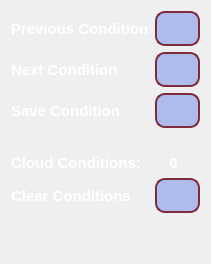
      <widget class="QWidget" name="page_2">
       <layout class="QVBoxLayout" name="verticalLayout_7">
        <item>
         <layout class="QHBoxLayout" name="horizontalLayout_16">
          <property name="topMargin">
           <number>0</number>
          </property>
          <item>
           <widget class="QLabel" name="label_5">
            <property name="styleSheet">
             <string notr="true">font-family: &quot;Comic Sans MS&quot;;
font: bold 15px;
color: white;</string>
            </property>
            <property name="text">
             <string>Previous Condition</string>
            </property>
           </widget>
          </item>
          <item>
           <widget class="QToolButton" name="toolButton_prev_condition">
            <property name="minimumSize">
             <size>
              <width>45</width>
              <height>35</height>
             </size>
            </property>
            <property name="maximumSize">
             <size>
              <width>45</width>
              <height>35</height>
             </size>
            </property>
            <property name="cursor">
             <cursorShape>PointingHandCursor</cursorShape>
            </property>
            <property name="styleSheet">
             <string notr="true">QToolButton {
border-radius: 10px;
border: 2px solid rgb(126, 44, 61); 
background-color: rgba(166, 182, 233, 232);
}
QToolButton:pressed {
    background-color: qlineargradient(x1: 0, y1: 0, x2: 0, y2: 1,
                                      stop: 0 #BEBEBE, stop: 1 #D7D7D7);
}
QToolButton:hover {
	border: 2px solid black;
}</string>
            </property>
            <property name="text">
             <string/>
            </property>
            <property name="icon">
             <iconset resource="../icons.qrc">
              <normaloff>:/icons_ui/previous.png</normaloff>:/icons_ui/previous.png</iconset>
            </property>
            <property name="iconSize">
             <size>
              <width>27</width>
              <height>27</height>
             </size>
            </property>
           </widget>
          </item>
         </layout>
        </item>
        <item>
         <layout class="QHBoxLayout" name="horizontalLayout_22">
          <property name="topMargin">
           <number>0</number>
          </property>
          <item>
           <widget class="QLabel" name="label_9">
            <property name="styleSheet">
             <string notr="true">font-family: &quot;Comic Sans MS&quot;;
font: bold 15px;
color: white;</string>
            </property>
            <property name="text">
             <string>Next Condition</string>
            </property>
           </widget>
          </item>
          <item>
           <widget class="QToolButton" name="toolButton_next_condition">
            <property name="minimumSize">
             <size>
              <width>45</width>
              <height>35</height>
             </size>
            </property>
            <property name="maximumSize">
             <size>
              <width>45</width>
              <height>35</height>
             </size>
            </property>
            <property name="cursor">
             <cursorShape>PointingHandCursor</cursorShape>
            </property>
            <property name="styleSheet">
             <string notr="true">QToolButton {
border-radius: 10px;
border: 2px solid rgb(126, 44, 61); 
background-color: rgba(166, 182, 233, 232);
}
QToolButton:pressed {
    background-color: qlineargradient(x1: 0, y1: 0, x2: 0, y2: 1,
                                      stop: 0 #BEBEBE, stop: 1 #D7D7D7);
}
QToolButton:hover {
	border: 2px solid black;
}</string>
            </property>
            <property name="text">
             <string/>
            </property>
            <property name="icon">
             <iconset resource="../icons.qrc">
              <normaloff>:/icons_ui/nextCondition.png</normaloff>:/icons_ui/nextCondition.png</iconset>
            </property>
            <property name="iconSize">
             <size>
              <width>27</width>
              <height>27</height>
             </size>
            </property>
           </widget>
          </item>
         </layout>
        </item>
        <item>
         <layout class="QHBoxLayout" name="horizontalLayout_20">
          <property name="topMargin">
           <number>0</number>
          </property>
          <item>
           <widget class="QLabel" name="label_6">
            <property name="styleSheet">
             <string notr="true">font-family: &quot;Comic Sans MS&quot;;
font: bold 15px;
color: white;</string>
            </property>
            <property name="text">
             <string>Save Condition</string>
            </property>
           </widget>
          </item>
          <item>
           <widget class="QToolButton" name="toolButton_save_condition">
            <property name="minimumSize">
             <size>
              <width>45</width>
              <height>35</height>
             </size>
            </property>
            <property name="maximumSize">
             <size>
              <width>45</width>
              <height>35</height>
             </size>
            </property>
            <property name="cursor">
             <cursorShape>PointingHandCursor</cursorShape>
            </property>
            <property name="styleSheet">
             <string notr="true">QToolButton {
border-radius: 10px;
border: 2px solid rgb(126, 44, 61); 
background-color: rgba(166, 182, 233, 232);
}
QToolButton:pressed {
    background-color: qlineargradient(x1: 0, y1: 0, x2: 0, y2: 1,
                                      stop: 0 #BEBEBE, stop: 1 #D7D7D7);
}
QToolButton:hover {
	border: 2px solid black;
}</string>
            </property>
            <property name="text">
             <string/>
            </property>
            <property name="icon">
             <iconset resource="../icons.qrc">
              <normaloff>:/icons_ui/save_condition.png</normaloff>:/icons_ui/save_condition.png</iconset>
            </property>
            <property name="iconSize">
             <size>
              <width>27</width>
              <height>27</height>
             </size>
            </property>
           </widget>
          </item>
         </layout>
        </item>
        <item>
         <layout class="QHBoxLayout" name="horizontalLayout_3">
          <property name="topMargin">
           <number>20</number>
          </property>
          <item>
           <widget class="QLabel" name="label_7">
            <property name="styleSheet">
             <string notr="true">font-family: &quot;Comic Sans MS&quot;;
font: bold 15px;
color: white;</string>
            </property>
            <property name="text">
             <string>Cloud Conditions:</string>
            </property>
           </widget>
          </item>
          <item>
           <widget class="QLabel" name="label_cloud_condition">
            <property name="styleSheet">
             <string notr="true">font-family: &quot;Comic Sans MS&quot;;
font: bold 15px;
color: white;</string>
            </property>
            <property name="text">
             <string>0</string>
            </property>
            <property name="alignment">
             <set>Qt::AlignCenter</set>
            </property>
           </widget>
          </item>
         </layout>
        </item>
        <item>
         <layout class="QHBoxLayout" name="horizontalLayout_21">
          <property name="topMargin">
           <number>0</number>
          </property>
          <item>
           <widget class="QLabel" name="label_8">
            <property name="styleSheet">
             <string notr="true">font-family: &quot;Comic Sans MS&quot;;
font: bold 15px;
color: white;</string>
            </property>
            <property name="text">
             <string>Clear Conditions</string>
            </property>
           </widget>
          </item>
          <item>
           <widget class="QToolButton" name="toolButton_clear_conditions">
            <property name="minimumSize">
             <size>
              <width>45</width>
              <height>35</height>
             </size>
            </property>
            <property name="maximumSize">
             <size>
              <width>45</width>
              <height>35</height>
             </size>
            </property>
            <property name="cursor">
             <cursorShape>PointingHandCursor</cursorShape>
            </property>
            <property name="styleSheet">
             <string notr="true">QToolButton {
border-radius: 10px;
border: 2px solid rgb(126, 44, 61); 
background-color: rgba(166, 182, 233, 232);
}
QToolButton:pressed {
    background-color: qlineargradient(x1: 0, y1: 0, x2: 0, y2: 1,
                                      stop: 0 #BEBEBE, stop: 1 #D7D7D7);
}
QToolButton:hover {
	border: 2px solid black;
}</string>
            </property>
            <property name="text">
             <string/>
            </property>
            <property name="icon">
             <iconset resource="../icons.qrc">
              <normaloff>:/icons_ui/trash-can.png</normaloff>:/icons_ui/trash-can.png</iconset>
            </property>
            <property name="iconSize">
             <size>
              <width>27</width>
              <height>27</height>
             </size>
            </property>
           </widget>
          </item>
         </layout>
        </item>
        <item>
         <spacer name="verticalSpacer_3">
          <property name="orientation">
           <enum>Qt::Vertical</enum>
          </property>
          <property name="sizeHint" stdset="0">
           <size>
            <width>20</width>
            <height>40</height>
           </size>
          </property>
         </spacer>
        </item>
       </layout>
      </widget>
